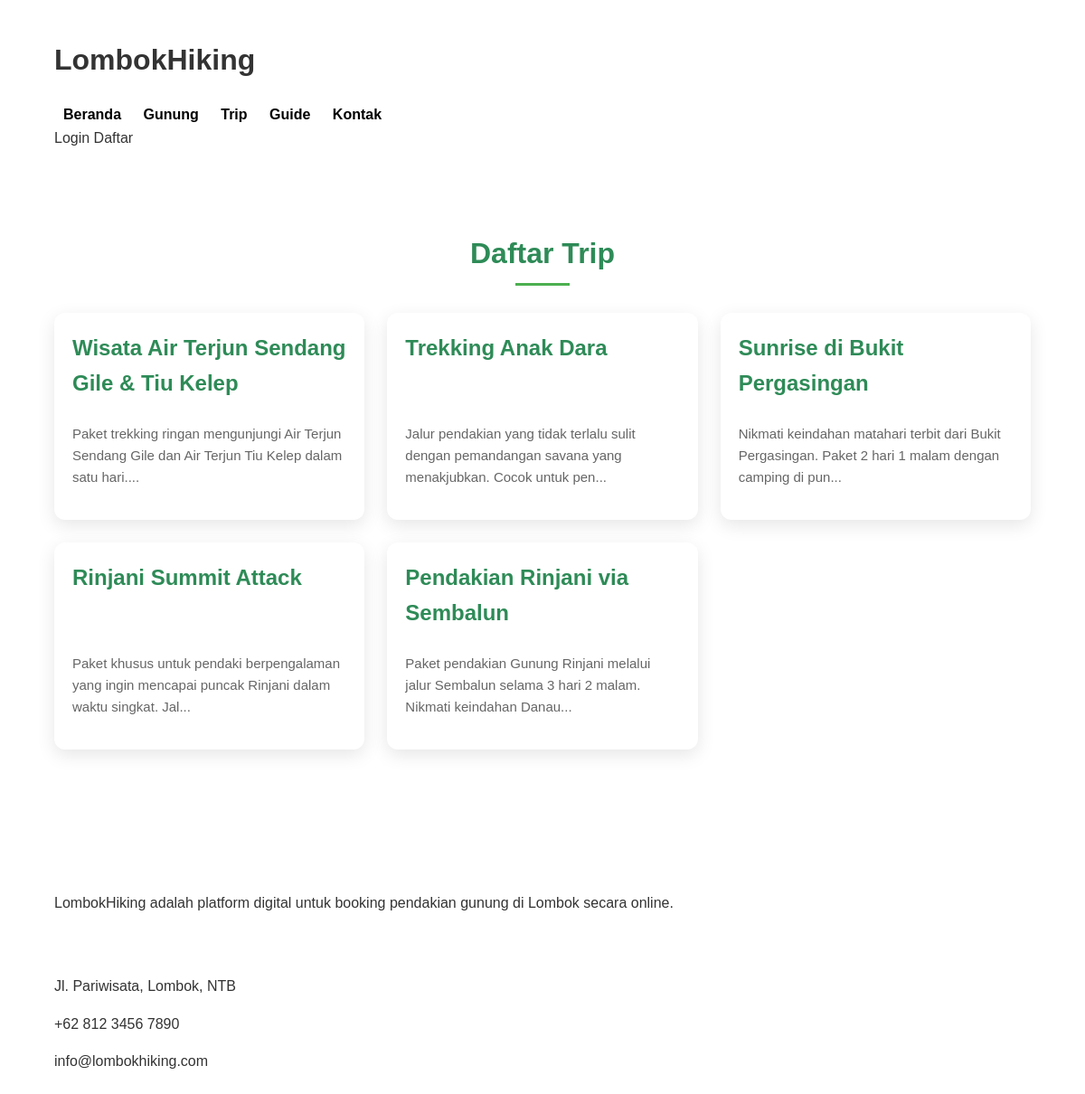
Page /views/trips.php on the earlier database version.
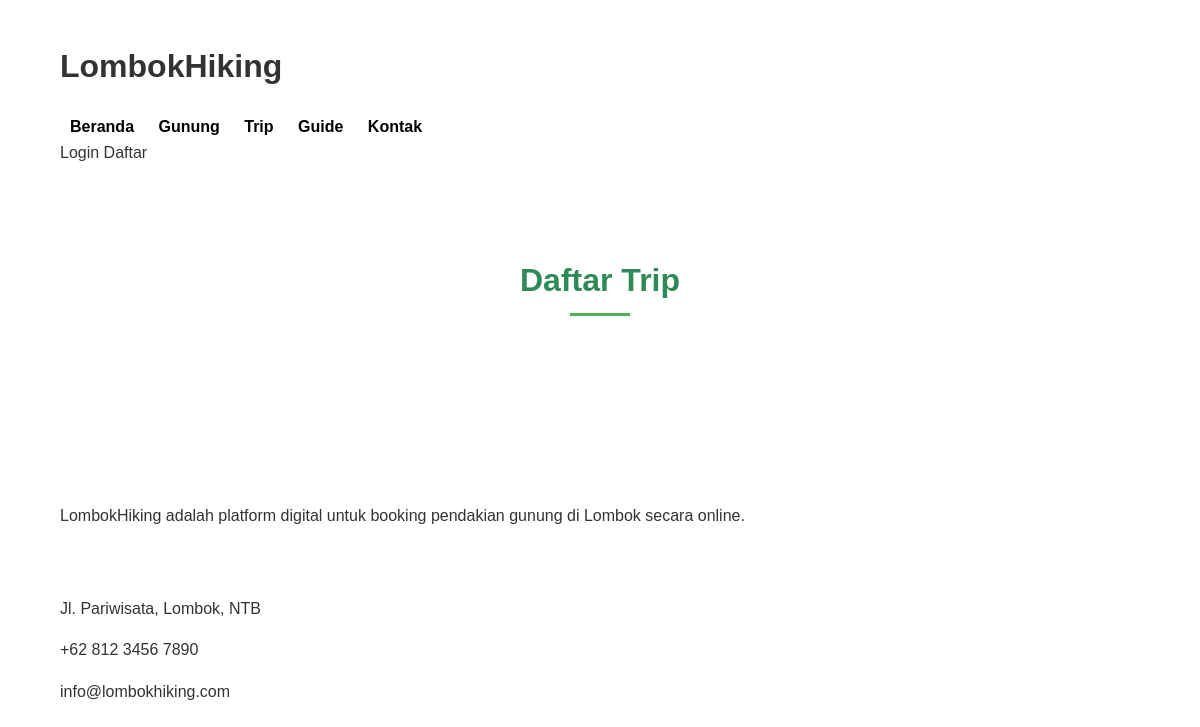
Same page on the later database version.
### tables this page shows
CREATE TABLE trips (
    id VARCHAR(20) PRIMARY KEY,
    mountain_id INT NOT NULL,
    guide_id INT NOT NULL,
    title VARCHAR(255) NOT NULL,
    description TEXT NOT NULL,
    start_date DATE NOT NULL,
    end_date DATE NOT NULL,
    duration INT NOT NULL,
    price DECIMAL(10,2) NOT NULL,
    max_participants INT NOT NULL,
    included TEXT,
    not_included TEXT,
    meeting_point VARCHAR(255),
    image_url VARCHAR(255) DEFAULT 'assets/images/trips/trip_default.jpg',
    active TINYINT(1) DEFAULT 1,
    created_at TIMESTAMP DEFAULT CURRENT_TIMESTAMP,
    FOREIGN KEY (mountain_id) REFERENCES mountains(id),
    FOREIGN KEY (guide_id) REFERENCES guides(id)
);

### views/trips.php (the view, shortened to what this page needs)
<?php
require_once '../config.php';
$trips = $conn->query("SELECT * FROM trips ORDER BY id DESC")->fetch_all(MYSQLI_ASSOC);
?>
<!DOCTYPE html>
<html lang="id">
<head>
    <link rel="stylesheet" href="assets/css/style.css">
</head>
<body>
<header class="site-header">
    <div class="container header-wrapper">
        <a href="index.php" class="logo">
            <h1>LombokHiking</h1>
        </a>
        <nav class="main-nav">
            <a href="index.php">Beranda</a>
            <a href="views/mountains.php">Gunung</a>
            <a href="views/trips.php">Trip</a>
            <a href="views/guides.php">Guide</a>
            <a href="views/contact.php">Kontak</a>
        </nav>
        <div class="auth-buttons">
            <?php if (!isset($_SESSION['user_id'])): ?>
                <a href="views/login.php" class="btn btn-secondary">Login</a>
                <a href="views/register.php" class="btn btn-primary">Daftar</a>
            <?php else: ?>
                <a href="userbiasa/index.php" class="btn btn-secondary">Dashboard</a>
                <a href="logout.php" class="btn btn-danger">Logout</a>
            <?php endif; ?>
        </div>
    </div>
</header>
<main class="container">
    <section class="trips">
        <h2>Daftar Trip</h2>
        <div class="grid-3">
                <?php foreach ($trips as $trip): ?>
                <div class="trip-card">
                    <div class="trip-content">
                        <h3><?php echo htmlspecialchars($trip['title']); ?></h3>
                        <p><?php echo substr(strip_tags($trip['description']), 0, 100); ?>...</p>
                    </div>
                </div>
            <?php endforeach; ?>
        </div>
    </section>
</main>
<footer class="site-footer">
    <div class="container footer-content">
        <div class="footer-section">
            <h3 class="footer-heading">Tentang Kami</h3>
            <p>LombokHiking adalah platform digital untuk booking pendakian gunung di Lombok secara online.</p>
        </div>
        <div class="footer-section">
            <h3 class="footer-heading">Kontak</h3>
            <p>Jl. Pariwisata, Lombok, NTB</p>
            <p>+62 812 3456 7890</p>
            <p>info@lombokhiking.com</p>
        </div>
    </div>
</footer>
</body>
</html>

Differences in the rows shown:
removed trips: title "Wisata Air Terjun Sendang Gile & Tiu Kelep", description "Paket trekking ringan mengunjungi Air Terjun Sendang Gile dan Air Terjun Tiu Kelep dalam satu hari."
removed trips: title "Trekking Anak Dara", description "Jalur pendakian yang tidak terlalu sulit dengan pemandangan savana yang menakjubkan. Cocok untuk pen"
removed trips: title "Sunrise di Bukit Pergasingan", description "Nikmati keindahan matahari terbit dari Bukit Pergasingan. Paket 2 hari 1 malam dengan camping di pun"
removed trips: title "Rinjani Summit Attack", description "Paket khusus untuk pendaki berpengalaman yang ingin mencapai puncak Rinjani dalam waktu singkat. Jal"
removed trips: title "Pendakian Rinjani via Sembalun", description "Paket pendakian Gunung Rinjani melalui jalur Sembalun selama 3 hari 2 malam. Nikmati keindahan Danau"
